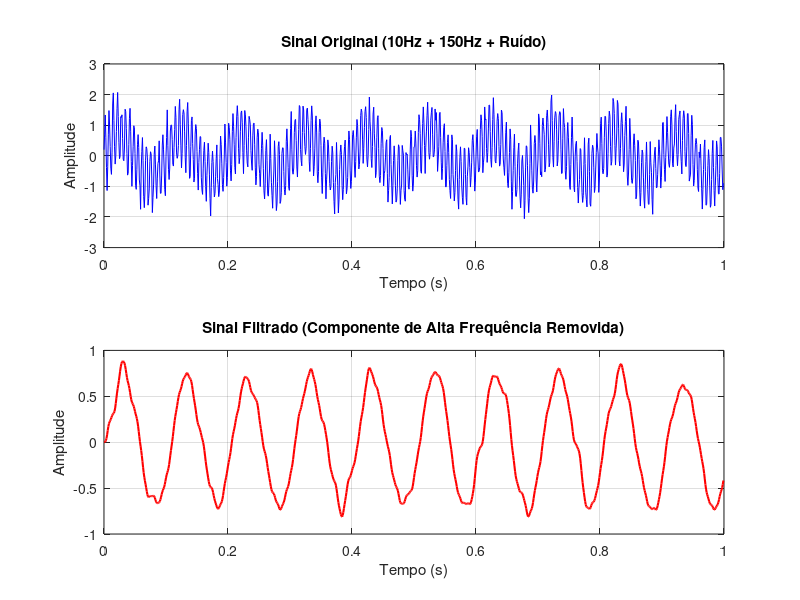
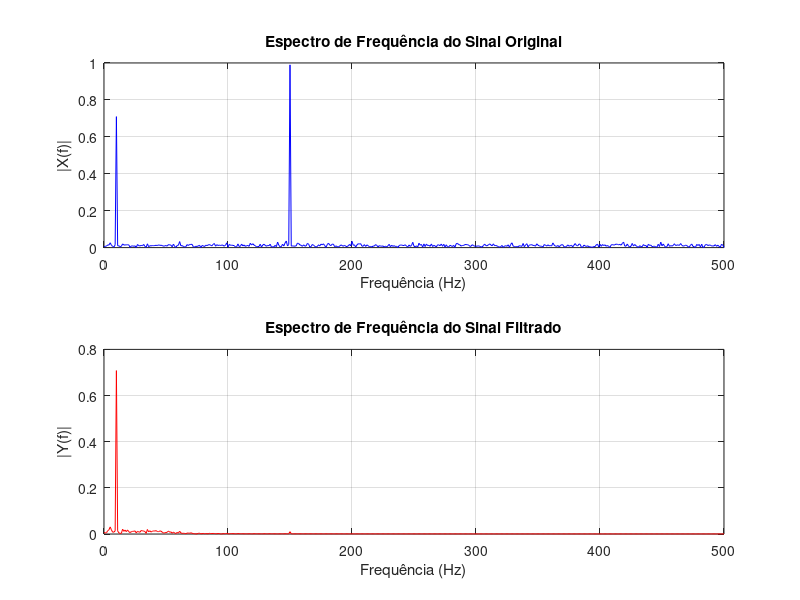

Here is the MATLAB script that generated these plots, in order:
%--------------------------------------------------------------------------
% Nome do Script: [Ex: ExemploFiltroMediaMovel.m ou ExemploFiltroPassaBaixaIIR.m]
% Descrição: Este script demonstra o funcionamento da função filter no MATLAB,
%            aplicando um [filtro de média móvel / filtro passa-baixa IIR]
%            a um sinal de exemplo.
%
% Desenvolvido com o auxílio de: Gemini (Google AI)
% Data de Criação: Junho de 2025
% Versão: 1.0
%--------------------------------------------------------------------------

% 1. Gerar um sinal de teste
Fs = 1000; % Frequência de amostragem (1000 Hz)
t = 0:1/Fs:1-1/Fs; % Vetor de tempo de 1 segundo

% Sinal com duas frequências: uma baixa (10 Hz) e uma alta (150 Hz)
freq_baixa = 10; % Hz
freq_alta = 150; % Hz
x = 0.7*sin(2*pi*freq_baixa*t) + sin(2*pi*freq_alta*t) + 0.2*randn(size(t)); % Sinal + ruído

% 2. Projetar um filtro passa-baixa Butterworth
% Ordem do filtro (complexidade). Uma ordem maior significa um filtro mais "nítido".
ordem_filtro = 4;
% Frequência de corte normalizada. Deve estar entre 0 e 1, onde 1 corresponde à frequência de Nyquist (Fs/2).
% Queremos cortar tudo acima de uns 50 Hz. Então, 50 / (Fs/2) = 50 / 500 = 0.1
freq_corte_norm = 50 / (Fs/2);

[b, a] = butter(ordem_filtro, freq_corte_norm, 'low');

% Exibir os coeficientes b e a para visualização
fprintf('Coeficientes b (numerador):\n');
disp(b);
fprintf('Coeficientes a (denominador):\n');
disp(a);

% 3. Aplicar o filtro
y = filter(b, a, x);

% 4. Plotar os resultados
figure;

subplot(2,1,1);
plot(t, x, 'b');
title('Sinal Original (10Hz + 150Hz + Ruído)');
xlabel('Tempo (s)');
ylabel('Amplitude');
grid on;

subplot(2,1,2);
plot(t, y, 'r', 'LineWidth', 1.5);
title('Sinal Filtrado (Componente de Alta Frequência Removida)');
xlabel('Tempo (s)');
ylabel('Amplitude');
grid on;

% Para uma análise mais profunda, podemos ver o espectro de frequência
figure;
N = length(x);
f = Fs*(0:(N/2))/N; % Eixo de frequência

Y_fft_x = fft(x);
P2_x = abs(Y_fft_x/N);
P1_x = P2_x(1:N/2+1);
P1_x(2:end-1) = 2*P1_x(2:end-1);

Y_fft_y = fft(y);
P2_y = abs(Y_fft_y/N);
P1_y = P2_y(1:N/2+1);
P1_y(2:end-1) = 2*P1_y(2:end-1);

subplot(2,1,1);
plot(f, P1_x, 'b');
title('Espectro de Frequência do Sinal Original');
xlabel('Frequência (Hz)');
ylabel('|X(f)|');
xlim([0 Fs/2]);
grid on;

subplot(2,1,2);
plot(f, P1_y, 'r');
title('Espectro de Frequência do Sinal Filtrado');
xlabel('Frequência (Hz)');
ylabel('|Y(f)|');
xlim([0 Fs/2]);
grid on;
